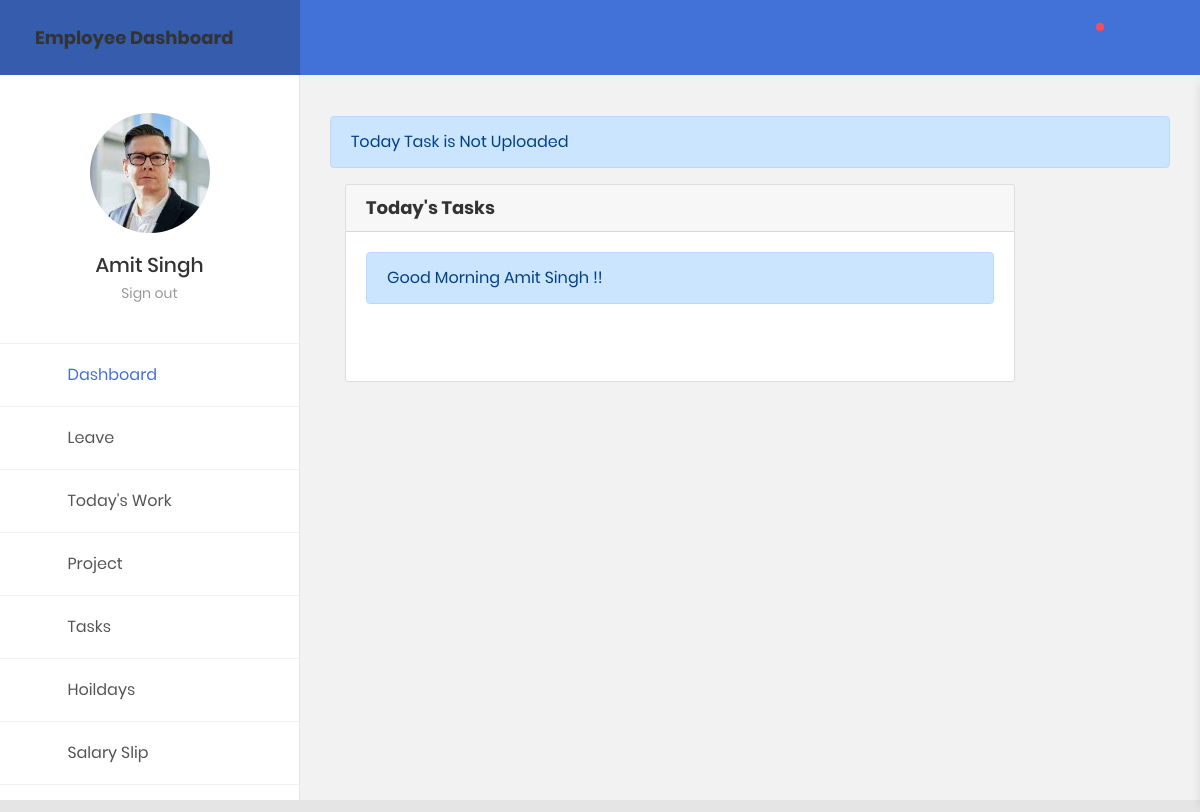
Page /employeeDashboard/tasksDetails (signed in) on the committed database.
### EMS/models.py (models this page shows, shortened)
class Employee(models.Model):
    fname = models.CharField(max_length=20)
    lname = models.CharField(max_length=20)
    contact = models.IntegerField()
    gender = models.CharField(max_length=20)
    dob=models.DateField()
    address=models.CharField(max_length=30)
    state=models.CharField(max_length=20)
    bloodGroup=models.CharField(max_length=20)
    managerName=models.CharField(max_length=30,null=True)
    managerId = models.CharField(max_length=20, null=True)
    joinDate=models.DateField(null=True)
    salary=models.IntegerField(null=True, default=30000)
    leave=models.IntegerField(null=True, default=14)
    qualification=models.CharField(max_length=30)
    activation_Date = models.DateTimeField(null=True)
    deactivation_Date = models.DateTimeField(null=True)
    account = models.CharField(max_length=20, default="Deactive")
    emailId=models.EmailField()
    password=models.CharField(max_length=20)
    resume = models.FileField(upload_to='documents', null=True)
    about = models.CharField(max_length=40, null=True)
    image =models.ImageField(upload_to='images/', null=True)
    empCode = models.CharField(primary_key=True, editable=False, max_length=10, unique=True,default="None")

### EMS/views.py (the view)
# urls.py: path('employeeDashboard/tasksDetails', views.tasksDetails, name="tasksDetails"),
def tasksDetails(request):
    if request.session.has_key('empid'):
        id = request.session['empid']
        fname = request.session['fname']
        lname = request.session['lname']
        empImage = get_object_or_404(Employee, empCode=id)
        t = tasks.objects.filter(employeeId=id, date=datetime.now().date())
        if t:
            managerId = t[0].managerId
            clientId = t[0].clientId
            managerName = Manager.objects.filter(managerCode=managerId)
            clientName = client.objects.filter(clientId=clientId)
            param = {'fname': fname, 'lname': lname, 't': t, 'managerName': managerName, 'clientName': clientName, 'empImage':empImage}
            return render(request, "employeeDashboard/tasksDetails.html", param)
        else:
            msg = 'Today Task is Not Uploaded'
            return render(request, "employeeDashboard/tasksDetails.html", {'msg': msg, 'fname': fname, 'lname': lname, 'empImage': empImage})
    else:
        return render(request, "employeeLogin.html")

### EMS/templates/employeeDashboard/tasksDetails.html (shortened to what this page needs)
{% include 'employeeDashboard/base.html' %}
{% load static %}
{% block content %}
	<div class="main-content">
				<div class="section__content section__content--p30">
                                    {% if not t%}
                    				<div class="alert alert-primary" role="alert">
                                        {{msg}}
                                    </div>
                                    {% endif %}
                    <div class="container-fluid">
						<div class="row">
							<div class="col-lg-10">
								<div class="card">
									<div class="card-header">
										<h4>Today's Tasks</h4>
									</div>
									<div class="card-body">
											<div class="alert alert-primary" role="alert">
											Good Morning {{fname}} {{lname}} !!
									    	</div>
										<div class="card-body card-block">
                                        <form action="" method="post">
                                            <div class="row">
                                                 <div class="col-md-6">
                                                 </div>
                                            </div>
                                        </div>
								</div>
							</div>
                        </div>
                    </div>
                </div>
{% endblock %}

### EMS/templates/employeeDashboard/base.html (shortened to what this page needs)
{% load static %}
<html lang="en">
<head>
</head>
<body>
<html lang="en">
<head>
    <link href="{% static 'employeeStatic/css/font-face.css' %}" rel="stylesheet" media="all">
    <link href="{% static 'employeeStatic/vendor/font-awesome-4.7/css/font-awesome.min.css' %}" rel="stylesheet" media="all">
    <link href="{% static 'employeeStatic/vendor/font-awesome-5/css/fontawesome-all.min.css' %}" rel="stylesheet" media="all">
    <link href="{% static 'employeeStatic/vendor/mdi-font/css/material-design-iconic-font.min.css' %}" rel="stylesheet" media="all">
    <link href="{% static 'employeeStatic/vendor/bootstrap-4.1/bootstrap.min.css' %}" rel="stylesheet" media="all">
    <link href="{% static 'employeeStatic/vendor/animsition/animsition.min.css' %}" rel="stylesheet" media="all">
    <link href="{% static 'employeeStatic/vendor/bootstrap-progressbar/bootstrap-progressbar-3.3.4.min.css' %}" rel="stylesheet" media="all">
    <link href="{% static 'employeeStatic/vendor/wow/animate.css' %}" rel="stylesheet" media="all">
    <link href="{% static 'employeeStatic/vendor/css-hamburgers/hamburgers.min.css' %}" rel="stylesheet" media="all">
    <link href="{% static 'employeeStatic/vendor/slick/slick.css' %}" rel="stylesheet" media="all">
    <link href="{% static 'employeeStatic/vendor/select2/select2.min.css' %}" rel="stylesheet" media="all">
    <link href="{% static 'employeeStatic/vendor/perfect-scrollbar/perfect-scrollbar.css' %}" rel="stylesheet" media="all">
    <link href="{% static 'employeeStatic/vendor/vector-map/jqvmap.min.css' %}" rel="stylesheet" media="all">
    <link href="{% static 'employeeStatic/css/theme.css' %}" rel="stylesheet" media="all">
</head>
<body class="animsition">
    <div class="page-wrapper">
        <aside class="menu-sidebar2">
            <div class="logo">
                <a href="#">
                    <h4>Employee Dashboard</h4>
                </a>
            </div>
            <div class="menu-sidebar2__content js-scrollbar1">
                <div class="account2">
                    <div class="image img-cir img-120">
                        <img src="{{empImage.image.url}}" alt="John Doe" />
                    </div>
                    <h4 class="name">{{fname}} {{lname}}</h4>
                    <a href="{% url 'logOut' %}">Sign out</a>
                </div>
                <nav class="navbar-sidebar2">
                    <ul class="list-unstyled navbar__list">
                        <li class="active has-sub">
                            <a class="js-arrow" href="{% url 'employeeDashboard' %}">
                                <i class="fas fa-tachometer-alt"></i>Dashboard
                            </a>
                        </li>
                        <li class="has-sub">
                            <a class="js-arrow" href="#">
                                <i class="fas fa-copy"></i>Leave
                                <span class="arrow">
                                    <i class="fas fa-angle-down"></i>
                                </span>
                            </a>
                        </li>
                        <li>
                            <a href="{% url 'workUpload' %}">
                                <i class="fas fa-shopping-basket"></i>Today's Work</a>
                        </li>
                        <li>
                            <a href="{% url 'projectEmployee' %}">
                                <i class="fas fa-table"></i>Project</a>
                        </li>
                        <li>
                            <a href="{% url 'tasksDetails' %}">
                                <i class="fas fa-pencil-square"></i>Tasks</a>
                        </li>
                        <li>
                            <a href="{% url 'employeeHolidays' %}">
                                <i class="fas fa-calendar-o"></i>Hoildays</a>
                        </li>
                        <li>
                            <a href="{% url 'paySlip' %}">
                                <i class="fas fa-calendar-o"></i>Salary Slip</a>
                        </li>
                    </ul>
                </nav>
            </div>
        </aside>
        <div class="page-container2">
            <header class="header-desktop2">
                <div class="section__content section__content--p30">
                    <div class="container-fluid">
                        <div class="header-wrap2">
                            <div class="header-button2">
                                <div class="header-button-item js-item-menu">
                                    <i class="zmdi zmdi-search"></i>
                                </div>
                                <div class="header-button-item has-noti js-item-menu">
                                    <i class="zmdi zmdi-notifications"></i>
                                </div>
                                <div class="header-button-item mr-0 js-sidebar-btn">
                                    <i class="zmdi zmdi-menu"></i>
                                </div>
                            </div>
                        </div>
                    </div>
                </div>
            </header>
</body>
</html>

### rows in the picture
Employee: image (picture), fname "Amit", lname "Singh"

### other values in the picture
{{ msg }} "Today Task is Not Uploaded"
